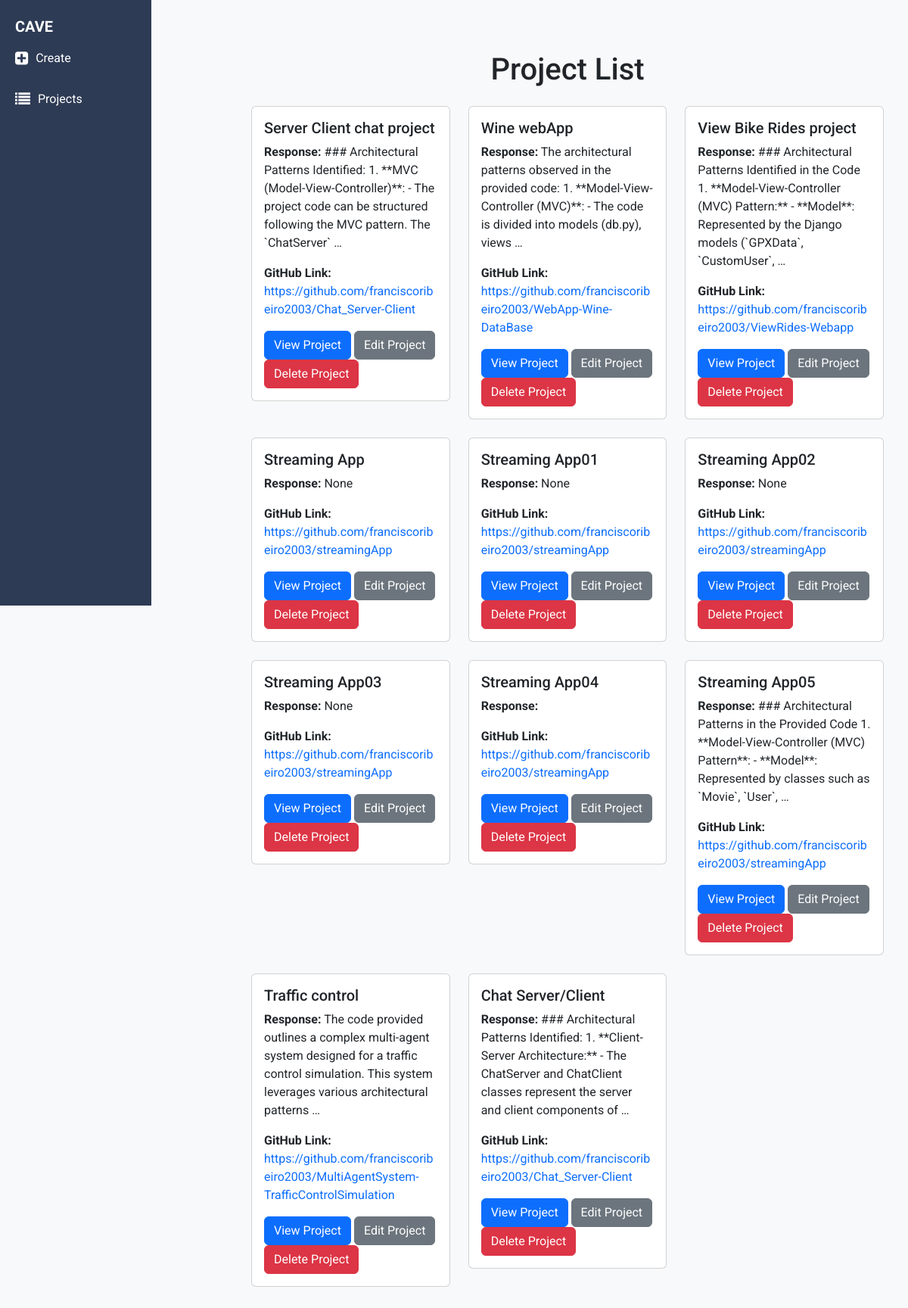
/projects/, run on the app's committed database.
### core/models.py (models this page shows, shortened)
class Project(models.Model):
    name = models.CharField(max_length=255)
    response = models.TextField(null=True, blank=True)
    github_link = models.URLField()
    plantuml_code = models.TextField(null=True, blank=True)
    repo_path = models.CharField(max_length=500, null=True, blank=True)
    plantuml_image = models.ImageField(upload_to='plantuml_images/', null=True, blank=True)

### core/views.py (the view)
# urls.py: path('projects/', views.list_projects, name='list_projects'),
def list_projects(request):
    projects = Project.objects.all()
    return render(request, 'list_projects.html', {'projects': projects})

### core/templates/list_projects.html (shortened to what this page needs)
{% extends 'base.html' %}
{% block content %}
    <div class="container mt-4">
        <h1 class="text-center mb-4">Project List</h1>
        <div class="row">
            {% for project in projects %}
                <div class="col-md-4 mb-4">
                    <div class="card">
                        <div class="card-body">
                            <h5 class="card-title">{{ project.name }}</h5>
                            <p class="card-text"><strong>Response:</strong> {{ project.response|truncatewords:20 }}</p>
                            <p class="card-text"><strong>GitHub Link:</strong>
                                <a href="{{ project.github_link }}" class="text-decoration-none">{{ project.github_link }}</a>
                            </p>
                            <div class="mt-3">
                                <a href="{% url 'view_project' project.id %}" class="btn btn-primary">View Project</a>
                                <a href="{% url 'edit_project' project.id %}" class="btn btn-secondary">Edit Project</a>
                                <a href="{% url 'delete_project' project.id %}" class="btn btn-danger">Delete Project</a>
                            </div>
                        </div>
                    </div>
                </div>
            {% empty %}
                <div class="col-12">
                    <div class="alert alert-warning" role="alert">
                        No projects found.
                    </div>
                </div>
            {% endfor %}
        </div>
    </div>
{% endblock %}

### core/templates/base.html (shortened to what this page needs)
<!DOCTYPE html>
<html lang="en">
<head>
    <link href="https://cdn.jsdelivr.net/npm/bootstrap@5.3.3/dist/css/bootstrap.min.css" rel="stylesheet"
>
    <link rel="stylesheet" href="https://cdnjs.cloudflare.com/ajax/libs/font-awesome/4.7.0/css/font-awesome.min.css">
</head>
<body class="bg-light">
    <div class="wrapper">
        <nav class="sidebar" id="sidebar">
            <p  style="font-size: 20px; color: #fff; padding-left: 20px; margin: 0;" id="toggle-btn">
                <b class="text1">CAVE</b>
            </p>
            <ul>
                <li>
                    <a href="{% url 'create_project' %}">
                        <i class="fa fa-plus-square" style="font-size:20px;color:white; padding-right: 10px;"></i>
                        <span class="text">Create</span>
                    </a>
                </li>
                <li>
                    <a href="{% url 'list_projects' %}">
                        <i class="fa fa-list" style="font-size:20px;color:white; padding-right: 10px;"></i>
                        <span class="text">Projects</span>
                    </a>
                </li>
            </ul>
        </nav>
        <div class="main-content container mt-4 content">
            {% block content %}{% endblock %}
        </div>
    </div>
</body>
</html>

### core/templates/base.html (style rules this page uses)
html, body { height: 100%; margin: 0; font-family: 'Roboto', sans-serif; }
.wrapper { display: flex; flex-direction: row; min-height: 100vh; }
.sidebar { width: 200px; background-color: #2e3b55; display: flex; flex-direction: column; position: fixed; height: 100vh; padding-top: 20px; transition: width 0.3s ease-in-out; }
.sidebar ul { padding: 0; list-style-type: none; margin: 0; }
.sidebar ul li { padding: 15px 20px; color: #fff; display: flex; align-items: center; transition: background-color 0.3s; position: relative; }
.sidebar ul li a { color: #fff; text-decoration: none; width: 100%; display: flex; align-items: center; }
.sidebar .text1 { display: block !important; }
.main-content { margin-left: 300px; padding: 20px; flex-grow: 1; transition: margin-left 0.3s ease-in-out; }

### data on the page
Project: name "Server Client chat project", response "### Architectural Patterns Identified: 1. **MVC (Model-View-Controller)**: - The project code can be structured following the MVC pattern. The `ChatServer` …", github_link "https://github.com/franciscoribeiro2003/Chat_Server-Client"
Project: name "Wine webApp", response "The architectural patterns observed in the provided code: 1. **Model-View-Controller (MVC)**: - The code is divided into models (db.py), views …", github_link "https://github.com/franciscoribeiro2003/WebApp-Wine-DataBase"
Project: name "View Bike Rides project", response "### Architectural Patterns Identified in the Code 1. **Model-View-Controller (MVC) Pattern:** - **Model**: Represented by the Django models (`GPXData`, `CustomUser`, …", github_link "https://github.com/franciscoribeiro2003/ViewRides-Webapp"
Project: name "Streaming App", response "None", github_link "https://github.com/franciscoribeiro2003/streamingApp"
Project: name "Streaming App01", response "None", github_link "https://github.com/franciscoribeiro2003/streamingApp"
Project: name "Streaming App02", response "None", github_link "https://github.com/franciscoribeiro2003/streamingApp"
Project: name "Streaming App03", response "None", github_link "https://github.com/franciscoribeiro2003/streamingApp"
Project: name "Streaming App04", github_link "https://github.com/franciscoribeiro2003/streamingApp"
Project: name "Streaming App05", response "### Architectural Patterns in the Provided Code 1. **Model-View-Controller (MVC) Pattern**: - **Model**: Represented by classes such as `Movie`, `User`, …", github_link "https://github.com/franciscoribeiro2003/streamingApp"
Project: name "Traffic control", response "The code provided outlines a complex multi-agent system designed for a traffic control simulation. This system leverages various architectural patterns …", github_link "https://github.com/franciscoribeiro2003/MultiAgentSystem-TrafficControlSimulation"
Project: name "Chat Server/Client", response "### Architectural Patterns Identified: 1. **Client-Server Architecture:** - The ChatServer and ChatClient classes represent the server and client components of …", github_link "https://github.com/franciscoribeiro2003/Chat_Server-Client"
